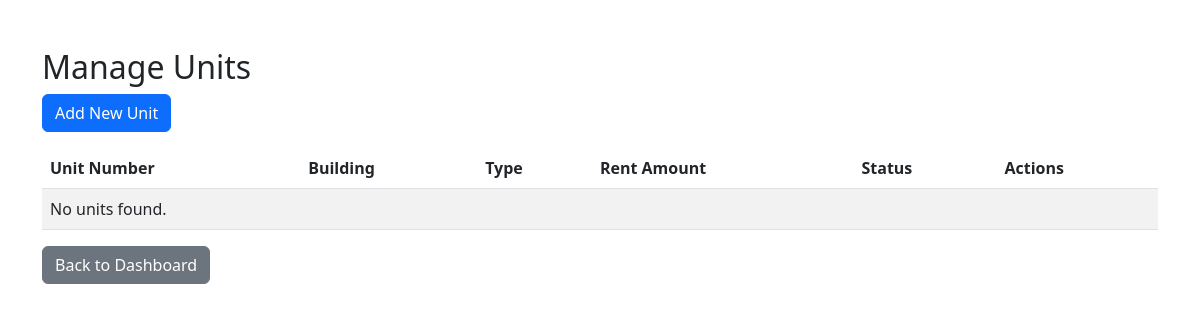
Before: /units/ (signed in) with the older database file.
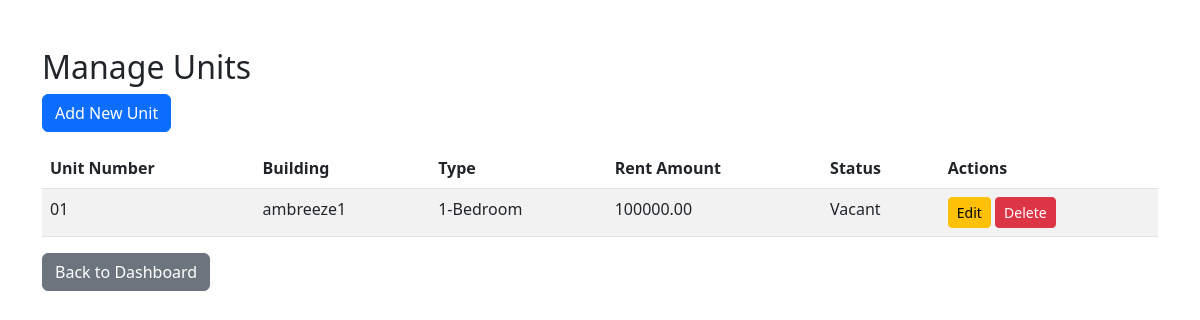
After: the same page with the newer database file.
### core/models.py (models this page shows, shortened)
class Unit(models.Model):
    TYPE_CHOICES = (
        ('studio', 'Studio'),
        ('1-bedroom', '1-Bedroom'),
        ('2-bedroom', '2-Bedroom'),
        ('3-bedroom', '3-Bedroom'),
    )
    STATUS_CHOICES = (
        ('vacant', 'Vacant'),
        ('occupied', 'Occupied'),
    )
    building = models.ForeignKey(Building, on_delete=models.CASCADE, related_name='units')
    unit_number = models.CharField(max_length=50, unique=True)
    type = models.CharField(max_length=20, choices=TYPE_CHOICES)
    rent_amount = models.DecimalField(max_digits=10, decimal_places=2)
    status = models.CharField(max_length=20, choices=STATUS_CHOICES, default='vacant')

class Building(models.Model):
    TYPE_CHOICES = (
        ('apartment', 'Apartment'),
        ('house', 'House'),
    )
    name = models.CharField(max_length=255)
    location = models.CharField(max_length=255)
    type = models.CharField(max_length=20, choices=TYPE_CHOICES)
    description = models.TextField(blank=True)

### core/views.py (the view)
# urls.py: path('units/', views.UnitListView.as_view(), name='unit_list'),
class UnitListView(ListView):
    model = Unit
    template_name = 'core/unit_list.html'
    context_object_name = 'units'
    def get(self, request, *args, **kwargs):
        if request.user.role != 'admin':
            messages.error(request, "Access denied: You are not authorized to view this page.")
            return HttpResponseForbidden("Access denied")
        return super().get(request, *args, **kwargs)

### core/templates/core/unit_list.html
{% extends 'core/base.html' %}
{% block content %}
<div class="mt-5">
    <h2>Manage Units</h2>
    <a href="{% url 'unit_create' %}" class="btn btn-primary mb-3">Add New Unit</a>
    <table class="table table-striped">
        <thead>
            <tr>
                <th>Unit Number</th>
                <th>Building</th>
                <th>Type</th>
                <th>Rent Amount</th>
                <th>Status</th>
                <th>Actions</th>
            </tr>
        </thead>
        <tbody>
            {% for unit in units %}
            <tr>
                <td>{{ unit.unit_number }}</td>
                <td>{{ unit.building.name }}</td>
                <td>{{ unit.get_type_display }}</td>
                <td>{{ unit.rent_amount }}</td>
                <td>{{ unit.get_status_display }}</td>
                <td>
                    <a href="{% url 'unit_update' unit.pk %}" class="btn btn-sm btn-warning">Edit</a>
                    <a href="{% url 'unit_delete' unit.pk %}" class="btn btn-sm btn-danger">Delete</a>
                </td>
            </tr>
            {% empty %}
            <tr>
                <td colspan="6">No units found.</td>
            </tr>
            {% endfor %}
        </tbody>
    </table>
    <a href="{% url 'admin_dashboard' %}" class="btn btn-secondary">Back to Dashboard</a>
</div>
{% endblock %}

Changed rows visible on the page:
added Unit: unit_number "01", building.name "ambreeze1", type "1-Bedroom", rent_amount "100000.00", status "Vacant"
Other visible differences:
text no longer shown: "No units found."
